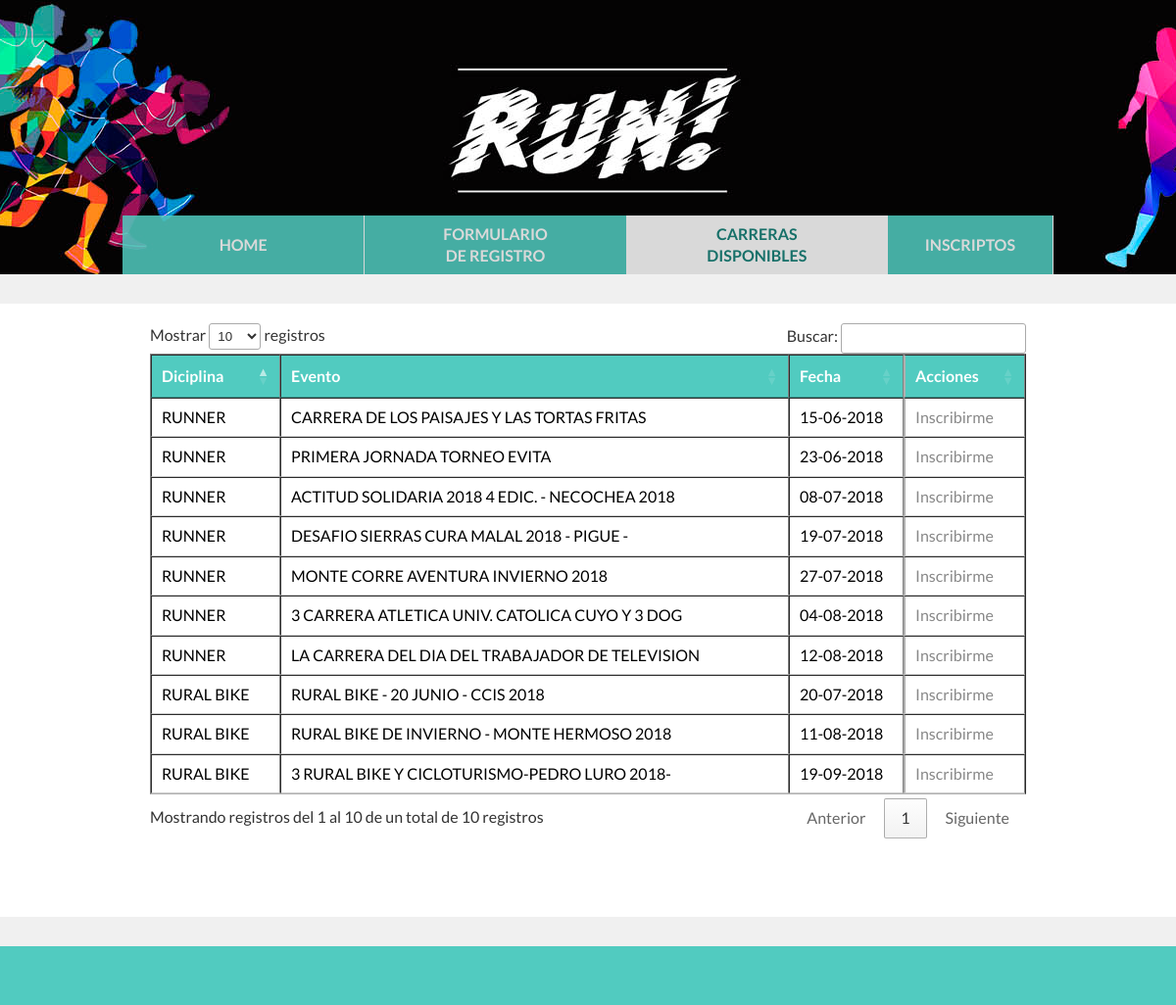
/consultar.php, run on the app's committed database.
### tables this page shows
CREATE TABLE IF NOT EXISTS `tbleventos` (
  `ID` int(11) NOT NULL AUTO_INCREMENT,
  `IDDiciplina` int(11) NOT NULL,
  `Nombre` varchar(255) NOT NULL,
  `Lugar` varchar(255) NOT NULL,
  `Comienza` date NOT NULL,
  `Monto` double NOT NULL,
  `Hora` time NOT NULL,
  PRIMARY KEY (`ID`) USING BTREE
);

CREATE TABLE IF NOT EXISTS `tbldiciplina` (
  `ID` int(11) NOT NULL AUTO_INCREMENT,
  `Nombre` varchar(50) NOT NULL,
  PRIMARY KEY (`ID`)
);

### consultar.php (the view, shortened to what this page needs)
<html>
<head>
	<link rel="stylesheet" href="https://cdn.datatables.net/1.10.10/css/jquery.dataTables.min.css">
	<link rel="stylesheet" href="//code.jquery.com/ui/1.11.4/themes/smoothness/jquery-ui.css">
	<link type="text/css" href="css/slimpicker.css" rel="stylesheet">
	<link type="text/css" rel="stylesheet" href="css/estilo_.css">
</head>
<body>
<?php $f = 2; include("inc/encabezado.php");  ?>
<div class="cuerpo">
<div id="contenido">
<?php
		$consulta = "SELECT E.ID, D.Nombre AS Diciplina, E.Nombre as Evento, e.Lugar as Lugar, e.Comienza as Fecha FROM tbleventos E INNER JOIN tbldiciplina D ON E.IDDiciplina = D.ID ORDER BY Fecha";
		$result = mysql_query($consulta);
		echo "<table cellpadding='6' border='1' id='myTable' class='table table-striped'>";
		echo "<thead><tr><th>Diciplina</th><th>Evento</th><th>Fecha</th><th class='uno'>Acciones</th></tr></thead><tbody>";
		while ($evento=mysql_fetch_assoc($result)){
		echo "<tr><td>".$evento['Diciplina']."</td><td>".$evento['Evento']."</td><td>".date("d-m-Y", strtotime($evento['Fecha']))."</td><td class='uno'><a href='inscribirme.php?cmd=bp&e=".$evento['ID']."'>Inscribirme</a></td></tr>";
		}
		echo "</tbody></table>";
?>
</div>
</div>
<?php include("inc/pie.php"); ?>
</body>
</html>

### inc/encabezado.php
<header>
<div class="encabezado">
    <?php include("inc/menu.php"); ?>
</div>
</header>

### inc/menu.php (shortened to what this page needs)
<nav>
<ul>
	<?php
	echo ($f==5) ? '<li class="inactivo">Home</li>' : '<li><a href="index.php">Home</a></li>';
	echo ($f==1) ? '<li class="inactivo">Formulario<br>de registro</li>' : '<li><a href="registro.php">Formulario<br>de registro</a></li>';
	echo ($f==2) ? '<li class="inactivo">Carreras<br>disponibles</li>' : '<li><a href="consultar.php">Carreras<br>disponibles</a></li>';
	echo ($f==3) ? '<li class="inactivo">Inscriptos</li>' : '<li><a href="listadosinscriptos.php">Inscriptos</a></li>';
	?>
</ul>
</nav>

### inc/pie.php
<footer>
</footer>

### css/estilo_.css (style rules this page uses)
html, body { height:100%; }
body { background-color:#f0f0f0; margin:0; padding:0; font-family:"Lato", Arial, Helvetica, sans-serif; }
* { box-sizing:border-box }
body * { line-height:1.4em }
header { margin:0 auto; height:280px; background:url(../img/header-bg.jpg) center center no-repeat; position:relative }
header .encabezado { max-width:950px; margin: 0 auto; }
nav { width:950px; height:60px; color: #1b847b; text-transform:uppercase; font-size:16px; background:#51cbc0; position:absolute; bottom:0px; opacity:0.85 }
nav ul { list-style:none; padding:0px; margin:0px; display:table; height:100% }
nav li { text-align: center; display: table-cell; padding:3px 38px; vertical-align:middle; height:100%; width:33%; font-weight: bold; border-right:1px solid #fff }
nav .inactivo { color:#1b847b; background:#fff }
nav a { color:#fff; text-decoration:none; }
.cuerpo { max-width:1400px; margin:30px auto; background:#fff; }
#contenido { max-width:950px; margin:0 auto; background:#fff;padding: 20px 28px 80px; color: #333 }
#contenido a { color: #888; text-decoration:none; }
footer { max-width:1400px; margin:0 auto; background:#51cbc0; height:60px }

### consultar.php (style rules this page uses)
table { border-collapse:collapse }
tr:nth-child(odd) { background-color: #f0f0f0; }
th { background-color:#51cbc0; color: white }
td,th { padding:3px 6px; margin:0px }
th.uno, td.uno { border-left:2px solid #B0B0B0 }

### data on the page
tbleventos: IDDiciplina.Nombre "RUNNER", Nombre "CARRERA DE LOS PAISAJES Y LAS TORTAS FRITAS", Comienza "15-06-2018"
tbleventos: IDDiciplina.Nombre "RUNNER", Nombre "PRIMERA JORNADA TORNEO EVITA", Comienza "23-06-2018"
tbleventos: IDDiciplina.Nombre "RUNNER", Nombre "ACTITUD SOLIDARIA 2018 4 EDIC. - NECOCHEA 2018", Comienza "08-07-2018"
tbleventos: IDDiciplina.Nombre "RUNNER", Nombre "DESAFIO SIERRAS CURA MALAL 2018 - PIGUE -", Comienza "19-07-2018"
tbleventos: IDDiciplina.Nombre "RURAL BIKE", Nombre "RURAL BIKE - 20 JUNIO - CCIS 2018", Comienza "20-07-2018"
tbleventos: IDDiciplina.Nombre "RUNNER", Nombre "MONTE CORRE AVENTURA INVIERNO 2018", Comienza "27-07-2018"
tbleventos: IDDiciplina.Nombre "RUNNER", Nombre "3 CARRERA ATLETICA UNIV. CATOLICA CUYO Y 3 DOG", Comienza "04-08-2018"
tbleventos: IDDiciplina.Nombre "RURAL BIKE", Nombre "RURAL BIKE DE INVIERNO - MONTE HERMOSO 2018", Comienza "11-08-2018"
tbleventos: IDDiciplina.Nombre "RUNNER", Nombre "LA CARRERA DEL DIA DEL TRABAJADOR DE TELEVISION", Comienza "12-08-2018"
tbleventos: IDDiciplina.Nombre "RURAL BIKE", Nombre "3 RURAL BIKE Y CICLOTURISMO-PEDRO LURO 2018-", Comienza "19-09-2018"
